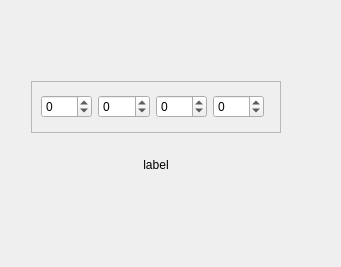
<?xml version="1.0" encoding="UTF-8"?>
<ui version="4.0">
 <class>dialWidget</class>
 <widget class="QWidget" name="dialWidget">
  <property name="geometry">
   <rect>
    <x>0</x>
    <y>0</y>
    <width>341</width>
    <height>267</height>
   </rect>
  </property>
  <property name="windowTitle">
   <string>Form1</string>
  </property>
  <widget class="QWidget" name="layout5">
   <property name="geometry">
    <rect>
     <x>31</x>
     <y>81</y>
     <width>250</width>
     <height>110</height>
    </rect>
   </property>
   <layout class="QGridLayout">
    <property name="margin">
     <number>0</number>
    </property>
    <item row="1" column="0">
     <widget class="QLabel" name="textLabel1">
      <property name="text">
       <string>label</string>
      </property>
      <property name="alignment">
       <set>Qt::AlignCenter</set>
      </property>
     </widget>
    </item>
    <item row="0" column="0">
     <widget class="QFrame" name="frame3">
      <property name="frameShape">
       <enum>QFrame::StyledPanel</enum>
      </property>
      <property name="frameShadow">
       <enum>QFrame::Raised</enum>
      </property>
      <widget class="QWidget" name="layout2">
       <property name="geometry">
        <rect>
         <x>10</x>
         <y>10</y>
         <width>223</width>
         <height>32</height>
        </rect>
       </property>
       <layout class="QHBoxLayout">
        <property name="margin">
         <number>0</number>
        </property>
        <item>
         <widget class="QSpinBox" name="spinBox5">
          <property name="wrapping">
           <bool>true</bool>
          </property>
          <property name="maximum">
           <number>9</number>
          </property>
         </widget>
        </item>
        <item>
         <widget class="QSpinBox" name="spinBox6">
          <property name="wrapping">
           <bool>true</bool>
          </property>
          <property name="maximum">
           <number>9</number>
          </property>
         </widget>
        </item>
        <item>
         <widget class="QSpinBox" name="spinBox7">
          <property name="wrapping">
           <bool>true</bool>
          </property>
          <property name="maximum">
           <number>9</number>
          </property>
         </widget>
        </item>
        <item>
         <widget class="QSpinBox" name="spinBox8">
          <property name="wrapping">
           <bool>true</bool>
          </property>
          <property name="maximum">
           <number>9</number>
          </property>
         </widget>
        </item>
       </layout>
      </widget>
     </widget>
    </item>
   </layout>
  </widget>
 </widget>
 <layoutdefault spacing="6" margin="11"/>
 <pixmapfunction>qPixmapFromMimeSource</pixmapfunction>
 <resources/>
 <connections/>
</ui>
